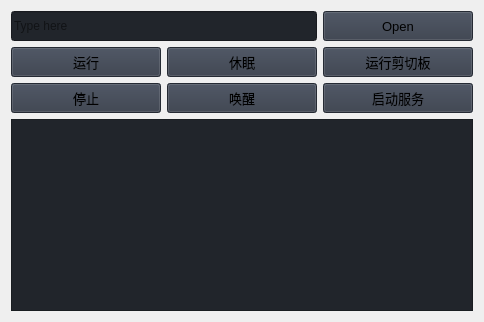
                     <widget class="QWidget" name="debug">
                      <layout class="QGridLayout" name="gridLayout_5">
                       <item row="0" column="0">
                        <layout class="QGridLayout" name="gridLayout_3">
                         <property name="bottomMargin">
                          <number>0</number>
                         </property>
                         <item row="0" column="1">
                          <widget class="QPushButton" name="btn_debugfile">
                           <property name="minimumSize">
                            <size>
                             <width>150</width>
                             <height>30</height>
                            </size>
                           </property>
                           <property name="font">
                            <font>
                             <family>Segoe UI</family>
                             <pointsize>10</pointsize>
                             <italic>false</italic>
                             <bold>false</bold>
                            </font>
                           </property>
                           <property name="cursor">
                            <cursorShape>PointingHandCursor</cursorShape>
                           </property>
                           <property name="styleSheet">
                            <string notr="true">background-color: rgb(52, 59, 72);</string>
                           </property>
                           <property name="text">
                            <string>Open</string>
                           </property>
                           <property name="icon">
                            <iconset resource="resources.qrc">
                             <normaloff>:/icons/images/icons/cil-folder-open.png</normaloff>:/icons/images/icons/cil-folder-open.png</iconset>
                           </property>
                          </widget>
                         </item>
                         <item row="0" column="0">
                          <widget class="QLineEdit" name="edit_debugfile">
                           <property name="minimumSize">
                            <size>
                             <width>0</width>
                             <height>30</height>
                            </size>
                           </property>
                           <property name="styleSheet">
                            <string notr="true">background-color: rgb(33, 37, 43);</string>
                           </property>
                           <property name="text">
                            <string/>
                           </property>
                           <property name="placeholderText">
                            <string>Type here</string>
                           </property>
                          </widget>
                         </item>
                        </layout>
                       </item>
                       <item row="1" column="0">
                        <layout class="QGridLayout" name="gridLayout_4">
                         <item row="0" column="0">
                          <widget class="QPushButton" name="btn_start">
                           <property name="minimumSize">
                            <size>
                             <width>150</width>
                             <height>30</height>
                            </size>
                           </property>
                           <property name="font">
                            <font>
                             <family>Segoe UI</family>
                             <pointsize>10</pointsize>
                             <italic>false</italic>
                             <bold>false</bold>
                            </font>
                           </property>
                           <property name="cursor">
                            <cursorShape>PointingHandCursor</cursorShape>
                           </property>
                           <property name="styleSheet">
                            <string notr="true">background-color: rgb(52, 59, 72);</string>
                           </property>
                           <property name="text">
                            <string>运行</string>
                           </property>
                           <property name="icon">
                            <iconset resource="resources.qrc">
                             <normaloff>:/icons/images/icons/cil-folder-open.png</normaloff>:/icons/images/icons/cil-folder-open.png</iconset>
                           </property>
                          </widget>
                         </item>
                         <item row="0" column="1">
                          <widget class="QPushButton" name="btn_sleep">
                           <property name="minimumSize">
                            <size>
                             <width>150</width>
                             <height>30</height>
                            </size>
                           </property>
                           <property name="font">
                            <font>
                             <family>Segoe UI</family>
                             <pointsize>10</pointsize>
                             <italic>false</italic>
                             <bold>false</bold>
                            </font>
                           </property>
                           <property name="cursor">
                            <cursorShape>PointingHandCursor</cursorShape>
                           </property>
                           <property name="styleSheet">
                            <string notr="true">background-color: rgb(52, 59, 72);</string>
                           </property>
                           <property name="text">
                            <string>休眠</string>
                           </property>
                           <property name="icon">
                            <iconset resource="resources.qrc">
                             <normaloff>:/icons/images/icons/cil-folder-open.png</normaloff>:/icons/images/icons/cil-folder-open.png</iconset>
                           </property>
                          </widget>
                         </item>
                         <item row="0" column="2">
                          <widget class="QPushButton" name="btn_startcopy">
                           <property name="minimumSize">
                            <size>
                             <width>150</width>
                             <height>30</height>
                            </size>
                           </property>
                           <property name="font">
                            <font>
                             <family>Segoe UI</family>
                             <pointsize>10</pointsize>
                             <italic>false</italic>
                             <bold>false</bold>
                            </font>
                           </property>
                           <property name="cursor">
                            <cursorShape>PointingHandCursor</cursorShape>
                           </property>
                           <property name="styleSheet">
                            <string notr="true">background-color: rgb(52, 59, 72);</string>
                           </property>
                           <property name="text">
                            <string>运行剪切板</string>
                           </property>
                           <property name="icon">
                            <iconset resource="resources.qrc">
                             <normaloff>:/icons/images/icons/cil-folder-open.png</normaloff>:/icons/images/icons/cil-folder-open.png</iconset>
                           </property>
                          </widget>
                         </item>
                         <item row="1" column="0">
                          <widget class="QPushButton" name="btn_stop">
                           <property name="minimumSize">
                            <size>
                             <width>150</width>
                             <height>30</height>
                            </size>
                           </property>
                           <property name="font">
                            <font>
                             <family>Segoe UI</family>
                             <pointsize>10</pointsize>
                             <italic>false</italic>
                             <bold>false</bold>
                            </font>
                           </property>
                           <property name="cursor">
                            <cursorShape>PointingHandCursor</cursorShape>
                           </property>
                           <property name="styleSheet">
                            <string notr="true">background-color: rgb(52, 59, 72);</string>
                           </property>
                           <property name="text">
                            <string>停止</string>
                           </property>
                           <property name="icon">
                            <iconset resource="resources.qrc">
                             <normaloff>:/icons/images/icons/cil-folder-open.png</normaloff>:/icons/images/icons/cil-folder-open.png</iconset>
                           </property>
                          </widget>
                         </item>
                         <item row="1" column="1">
                          <widget class="QPushButton" name="btn_awaken">
                           <property name="minimumSize">
                            <size>
                             <width>150</width>
                             <height>30</height>
                            </size>
                           </property>
                           <property name="font">
                            <font>
                             <family>Segoe UI</family>
                             <pointsize>10</pointsize>
                             <italic>false</italic>
                             <bold>false</bold>
                            </font>
                           </property>
                           <property name="cursor">
                            <cursorShape>PointingHandCursor</cursorShape>
                           </property>
                           <property name="styleSheet">
                            <string notr="true">background-color: rgb(52, 59, 72);</string>
                           </property>
                           <property name="text">
                            <string>唤醒</string>
                           </property>
                           <property name="icon">
                            <iconset resource="resources.qrc">
                             <normaloff>:/icons/images/icons/cil-folder-open.png</normaloff>:/icons/images/icons/cil-folder-open.png</iconset>
                           </property>
                          </widget>
                         </item>
                         <item row="1" column="2">
                          <widget class="QPushButton" name="btn_serve">
                           <property name="minimumSize">
                            <size>
                             <width>150</width>
                             <height>30</height>
                            </size>
                           </property>
                           <property name="font">
                            <font>
                             <family>Segoe UI</family>
                             <pointsize>10</pointsize>
                             <italic>false</italic>
                             <bold>false</bold>
                            </font>
                           </property>
                           <property name="cursor">
                            <cursorShape>PointingHandCursor</cursorShape>
                           </property>
                           <property name="styleSheet">
                            <string notr="true">background-color: rgb(52, 59, 72);</string>
                           </property>
                           <property name="text">
                            <string>启动服务</string>
                           </property>
                           <property name="icon">
                            <iconset resource="resources.qrc">
                             <normaloff>:/icons/images/icons/cil-folder-open.png</normaloff>:/icons/images/icons/cil-folder-open.png</iconset>
                           </property>
                          </widget>
                         </item>
                        </layout>
                       </item>
                       <item row="2" column="0">
                        <widget class="QPlainTextEdit" name="logd">
                         <property name="styleSheet">
                          <string notr="true">background-color: rgb(33, 37, 43);</string>
                         </property>
                        </widget>
                       </item>
                      </layout>
                     </widget>
